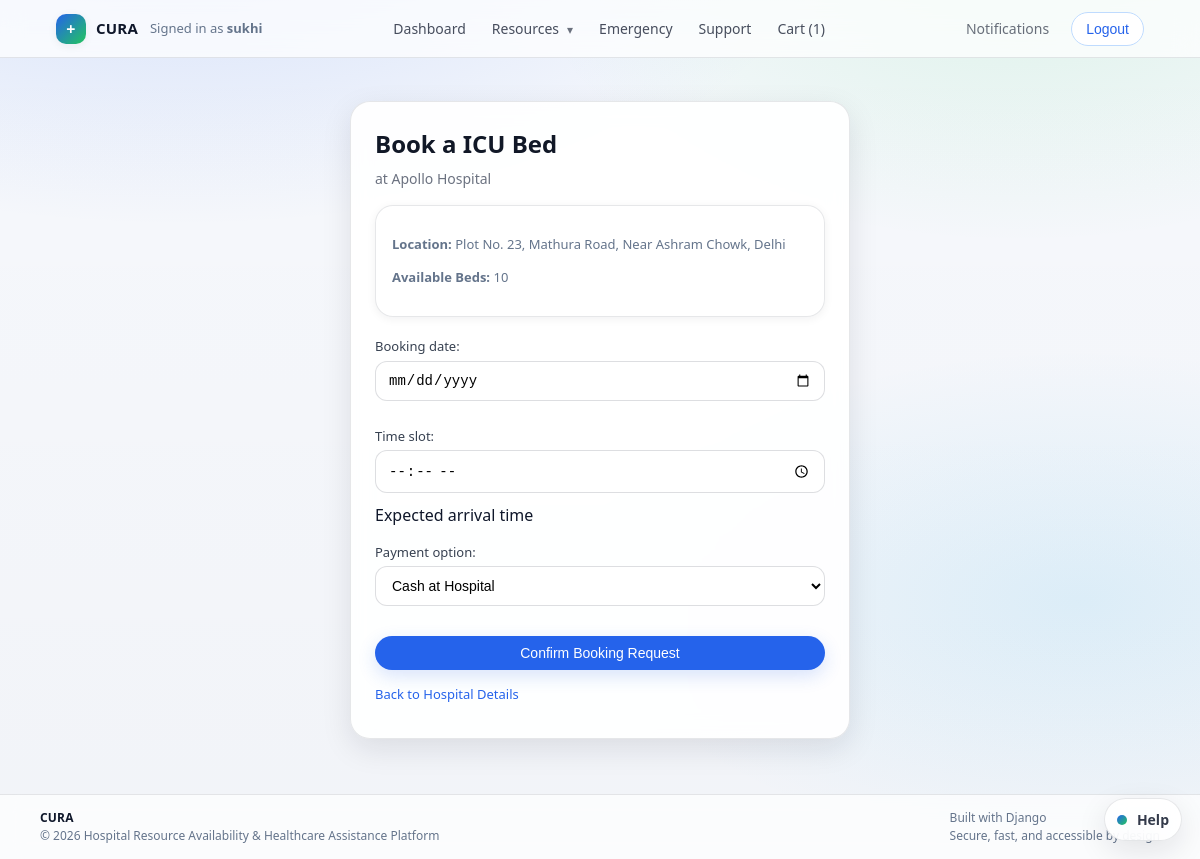
The app's page /core/hospitals/book-bed/1/ (signed in) with its own data.
### core/models.py (models this page shows, shortened)
class HospitalBed(models.Model):
    BED_TYPE_CHOICES = [
        ('ICU', 'ICU'),
        ('GENERAL', 'General'),
        ('EMERGENCY', 'Emergency'),
    ]
    hospital = models.ForeignKey(Hospital, on_delete=models.CASCADE, related_name='beds')
    bed_type = models.CharField(max_length=20, choices=BED_TYPE_CHOICES)
    total_beds = models.PositiveIntegerField()
    available_beds = models.PositiveIntegerField()

class Hospital(models.Model):
    name = models.CharField(max_length=255)
    address = models.TextField()
    city = models.CharField(max_length=100)
    state = models.CharField(max_length=100)
    hospital_type = models.CharField(
        max_length=100,
        blank=True,
        help_text="e.g. Multispeciality, Cardiac Center, Children’s Hospital",
    )
    established_year = models.PositiveIntegerField(
        null=True,
        blank=True,
        help_text="Year the hospital was established",
    )
    website = models.URLField(blank=True)
    image_url = models.URLField(
        blank=True,
        help_text="Optional hero/cover image shown on the hospital detail page",
    )
    rating = models.DecimalField(max_digits=2, decimal_places=1, default=3.0)
    contact_phone = models.CharField(max_length=20)
    emergency_contact = models.CharField(max_length=20)
    support_24_7 = models.BooleanField(default=True)
    specialties_offered = models.CharField(
        max_length=255,
        blank=True,
        help_text="Comma-separated list of key specialties (Cardiology, Neurology, etc.)",
    )

### core/views.py (the view)
        @login_required
        def _wrapped(request, *args, **kwargs):
            try:
                role = request.user.userprofile.role
            except UserProfile.DoesNotExist:
                if request.user.is_staff or request.user.is_superuser:
                    return view_func(request, *args, **kwargs)
                messages.error(request, 'Role not assigned. Contact admin.')
                return redirect('home')
            if role not in allowed_roles:
                messages.error(request, 'You are not authorized to view this page.')
                return redirect('dashboard')
            return view_func(request, *args, **kwargs)

### core/forms.py
class BedBookingForm(forms.ModelForm):
    class Meta:
        model = BedBooking
        fields = ['booking_date', 'time_slot', 'payment_option']
        widgets = {
            'booking_date': forms.DateInput(attrs={'type': 'date'}),
            'time_slot': forms.TimeInput(attrs={'type': 'time'}),
        }

### core/context_processors.py (called while the page is built)
def user_role(request):
    role = None
    if request.user.is_authenticated:
        try:
            role = request.user.userprofile.role
        except UserProfile.DoesNotExist:
            role = None
    cart_count = 0
    if request.user.is_authenticated:
        cart = (
            Cart.objects.filter(user=request.user, is_active=True)
            .prefetch_related('items')
            .first()
        )
        if cart:
            cart_count = cart.total_items()
    return {
        'current_role': role,
        'cart_item_count': cart_count,
    }

### core/models.py (called while the page is built)
    def total_items(self):
        return sum(item.quantity for item in self.items.all())

### core/views.py (called while the page is built)
def role_required(allowed_roles):
    def decorator(view_func):
        @login_required
        def _wrapped(request, *args, **kwargs):
            try:
                role = request.user.userprofile.role
            except UserProfile.DoesNotExist:
                if request.user.is_staff or request.user.is_superuser:
                    return view_func(request, *args, **kwargs)
                messages.error(request, 'Role not assigned. Contact admin.')
                return redirect('home')
            if role not in allowed_roles:
                messages.error(request, 'You are not authorized to view this page.')
                return redirect('dashboard')
            return view_func(request, *args, **kwargs)
        return _wrapped
    return decorator

### templates/core/hospitals/bed_booking_form.html (shortened to what this page needs)
{% extends 'base.html' %}
{% block content %}
<div class="auth-overlay">
    <div class="auth-card" style="max-width: 500px;">
        <h2>Book a {{ bed.get_bed_type_display }} Bed</h2>
        <p class="auth-subtitle">at {{ bed.hospital.name }}</p>
        <div class="card card-muted" style="margin-bottom: 20px;">
            <p><strong>Location:</strong> {{ bed.hospital.address }}, {{ bed.hospital.city }}</p>
            <p><strong>Available Beds:</strong> {{ bed.available_beds }}</p>
        </div>
        <form method="post" class="form auth-form">
            {{ form.as_p }}
            <button type="submit" class="btn btn-primary auth-btn">Confirm Booking Request</button>
        </form>
        <p class="auth-footer">
            <a href="{% url 'hospital_detail' bed.hospital.id %}">Back to Hospital Details</a>
        </p>
    </div>
</div>
{% endblock %}

### templates/base.html (shortened to what this page needs)
<!doctype html>
<html lang="en">
  <head>
    {% load static %}
    <link rel="stylesheet" href="{% static 'css/styles.css' %}" />
  </head>
  <body>
    <header class="app-header">
      <div class="app-nav">
        <div class="app-nav-left">
          <a href="{% url 'home' %}" class="brand">
            <span class="brand-mark" aria-hidden="true">+</span>
            <span class="brand-text">CURA</span>
          </a>
          {% if user.is_authenticated %}
          <span class="nav-user"
            >Signed in as <strong>{{ user.username }}</strong></span
          >
          {% endif %}
        </div>
        <nav class="app-nav-center" aria-label="Primary">
          {% if user.is_authenticated %}
          <a href="{% url 'dashboard' %}" class="nav-item">Dashboard</a>
          <details class="nav-dd">
            <summary class="nav-item nav-dd-summary">Resources</summary>
          </details>
          <a href="{% url 'emergency_contacts' %}" class="nav-item"
            >Emergency</a
          >
          <a href="{% url 'support_request_create' %}" class="nav-item"
            >Support</a
          >
          {% if current_role == 'PATIENT' %}
          <a href="{% url 'cart_detail' %}" class="nav-item">
            Cart{% if cart_item_count %} ({{ cart_item_count }}){% endif %}
          </a>
          {% endif %} {% else %}
          <a href="{% url 'home' %}" class="nav-item">Home</a>
          {% endif %}
        </nav>
        <div class="app-nav-right">
          {% if user.is_authenticated %}
          <a
            href="{% url 'notifications_list' %}"
            class="nav-item nav-item-muted"
            >Notifications</a
          >
          <form
            action="{% url 'logout' %}"
            method="post"
            style="display: inline"
          >
            <button type="submit" class="btn btn-outline">Logout</button>
          </form>
          {% else %}
          <a href="{% url 'login' %}" class="btn btn-primary">Login</a>
          <a href="{% url 'register' %}" class="btn btn-ghost">Register</a>
          {% endif %}
        </div>
      </div>
    </header>
    <main class="page">
       {% block content %}{% endblock %}
    </main>
    <footer class="footer">
      <div class="footer-inner">
        <div class="footer-left">
          <div class="footer-brand">CURA</div>
          <div class="footer-sub">
            &copy; {% now "Y" %} Hospital Resource Availability &amp; Healthcare
            Assistance Platform
          </div>
        </div>
        <div class="footer-right">
          <div>Built with Django</div>
          <div class="footer-sub">Secure, fast, and accessible by design</div>
        </div>
      </div>
    </footer>
    <div class="assistant-widget" id="assistantWidget">
      <details class="assistant-panel" id="assistantPanel">
        <summary class="assistant-fab" aria-label="Open CURA Assistant">
          <span class="assistant-fab-dot" aria-hidden="true"></span>
          <span class="assistant-fab-label">Help</span>
        </summary>
      </details>
    </div>
  </body>
</html>

### records on screen
HospitalBed: bed_type "ICU", hospital.name "Apollo Hospital", hospital.address "Plot No. 23, Mathura Road, Near Ashram Chowk", hospital.city "Delhi", available_beds "10"

### other values on screen
{{ user.username }} "sukhi"
{{ cart_item_count }} "1"
